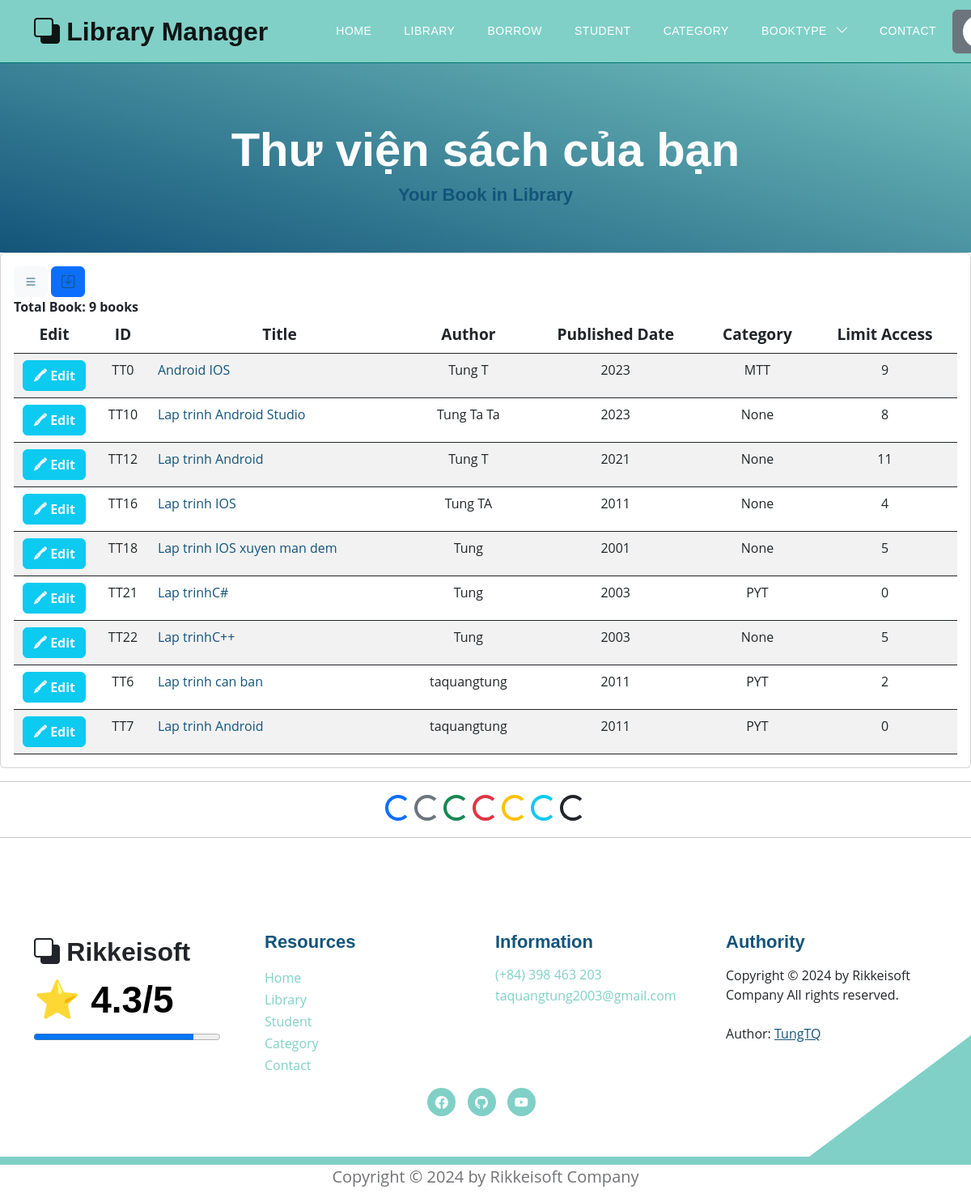
The app's page /books/all_my_books (signed in), older data.
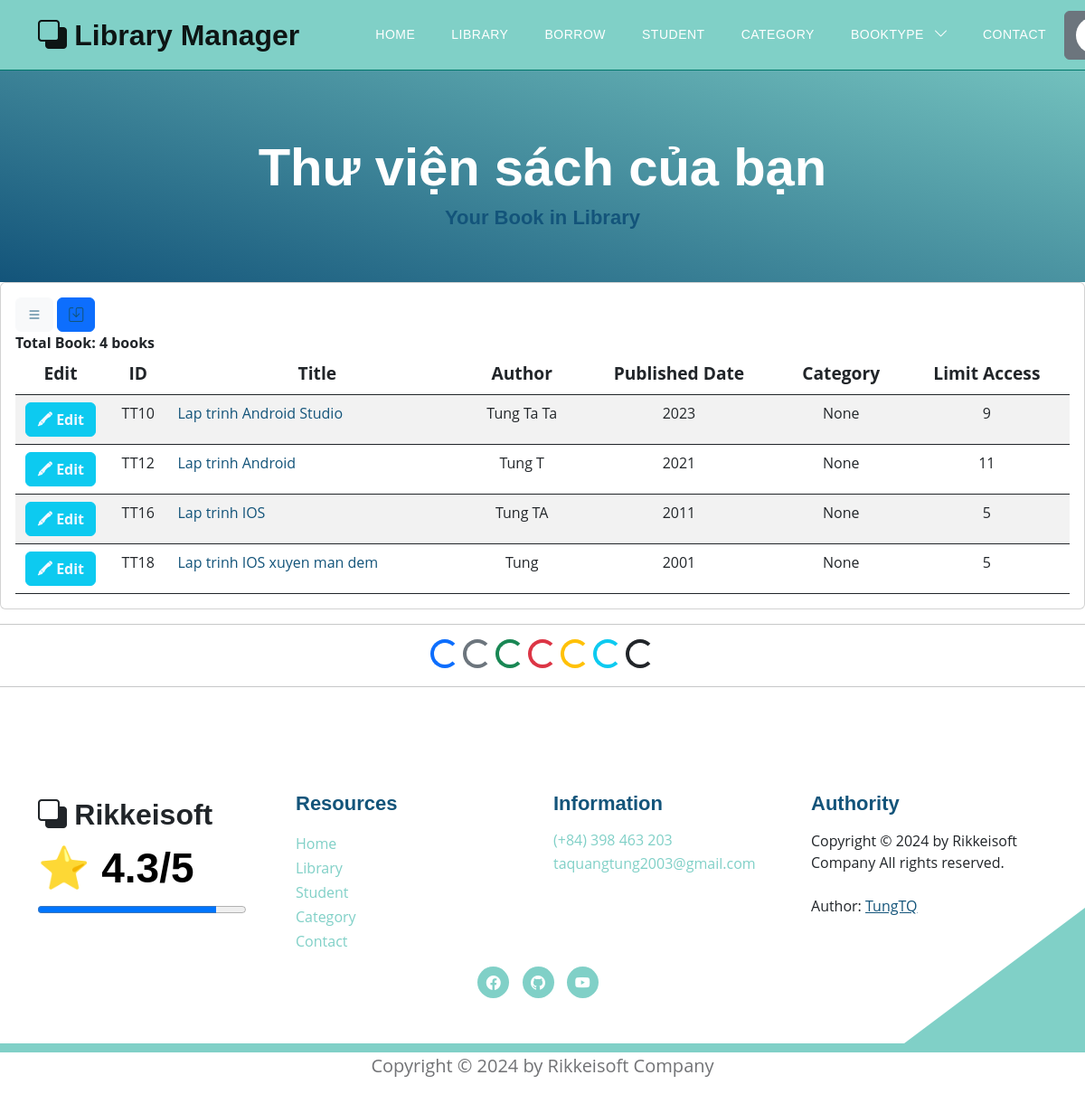
The same page, newer data.
### models.py (models this page shows, shortened)
class Book(Base):
    __tablename__ = 'books'
    username_id = Column(String(30), ForeignKey('users.username'), nullable=False)
    id_book = Column(String(30), primary_key=True, unique=True, index=True)         # Số thứ tự sách
    title = Column(String(100), index=True)      # Tiêu đề sách
    author = Column(String(100), index=True)     # Tác giả
    year = Column(Integer)                  # Năm xuất bản
    quantity_amount = Column(Integer, index=True, default=0)
    category_id = Column(String(10), ForeignKey('category.category_id'), nullable=False)
    insert_at = Column(DateTime, index=True)
    insert_id = Column(String(30), index=True)
    update_at = Column(DateTime,index=True)
    update_id = Column(String(30), index=True)
    delete_at = Column(DateTime,index=True)
    delete_id = Column(String(30), index=True)
    delete_flag = Column(Integer, index=True)
    image_book = Column(String(100), index=True, nullable=True)         # Đường dẫn tới ảnh của sách
    pdf_book = Column(String(100), index=True, nullable=True)           # Đường dẫn tới file PDF của sách
    user = relationship("User", back_populates="books")
    category = relationship("Category", back_populates="category_books")
    borrows = relationship("BorrowBook", back_populates="book_borrow")
    borrowfinal = relationship("BorrowBookFinal", back_populates="book_borrow_final")
    comments = relationship("CommentBook", back_populates="book")

class Category(Base):
    __tablename__ = 'category'
    category_id = Column(String(10), primary_key=True, index=True)
    category_name = Column(String(50), index=True)
    insert_at = Column(DateTime, index=True)
    insert_id = Column(String(30), index=True)
    update_at = Column(DateTime,index=True)
    update_id = Column(String(30), index=True)
    delete_at = Column(DateTime,index=True)
    delete_id = Column(String(30), index=True)
    delete_flag = Column(Integer, index=True)
    category_books = relationship("Book", back_populates="category")

### routers/borrow.py (the view)
@router.get('/books/all_my_books', response_class=HTMLResponse)
async def show_all_my_book(request: Request, token: str = Cookie(None), db: Session = Depends(models.get_db)):
    mean_star = function.get_mean_star(db)
    all_category2 = db.query(models.Category).filter(models.Category.delete_flag != 1).all()
    if token:
        decodeJSON = jwt.decode(token, "secret", algorithms=["HS256"])
        username = decodeJSON["username"]
        user = function.get_user(db, username)
        my_book = db.query(models.Book).filter(models.Book.insert_id == username,
                                               models.Book.delete_flag == 0).order_by(models.Book.id_book).all()
        total_my_book = len(my_book)
        return templates.TemplateResponse("books/bookme.html", {"request": request,
                                                                 "user": user,
                                                                 "my_book": my_book,
                                                                 "total_my_book": total_my_book,
                                                                 "mean_star": mean_star,
                                                                 "all_category2": all_category2})
    else:
        return templates.TemplateResponse("errors/error_template.html", {"request": request,
                                                                  "mean_star": mean_star,
                                                                  "error": "Page Not Found"})

### templates/books/bookme.html (shortened to what the changed rows need)
{% extends "base.html" %}
{% block content %}
<section class="hero-section d-flex justify-content-center align-items-center" id="section_1"
    style="padding-bottom: 50px;">
    <div class="container">
        <div class="row">
            <div class="col-lg-8 col-12 mx-auto">
                <h1 class="text-white text-center"> Thư viện sách của bạn </h1>
            </div>
        </div>
    </div>
</section>
<div class="card card-table comman-shadow">
    <div class="card-body">
        <div class="table-responsive">
            <div id="DataTables_Table_0_wrapper" class="dataTables_wrapper no-footer">
                <div class="row">
                    <div class="col-md-6">
                        <div class="dataTables_length" id="DataTables_Table_0_length">
                            <label> <b> Total Book: {{total_my_book}} books </b>
                            </label>
                        </div>
                    </div>
                </div>
                <table
                    class="table border-0 star-student table-hover table-center mb-0 datatable table-striped dataTable no-footer"
                    id="DataTables_Table_0" aria-describedby="DataTables_Table_0_info">
                    <thead class="student-thread">
                        <tr style="text-align: center; font-size:larger;">
                            <th style="width: 100px;">Edit</th>
                            <th rowspan="1" colspan="1"
                                aria-label="ID: activate to sort column ascending">ID</th>
                            <th rowspan="1" colspan="1"
                                aria-label="Title: activate to sort column ascending">Title</th>
                            <th rowspan="1" colspan="1"
                                aria-label="Author: activate to sort column ascending">Author</th>
                            <th rowspan="1" colspan="1"
                                aria-label="Published Date: activate to sort column ascending">Published Date</th>
                            <th rowspan="1" colspan="1"
                                aria-label="Category: activate to sort column ascending">Category</th>
                            <th rowspan="1" colspan="1"
                                aria-label="Action: activate to sort column ascending">Limit Access</th>
                        </tr>
                    </thead>
                    <tbody>
                        <form action="">
                            {% for book in my_book %}
                                <tr class="{% if loop.index is even %} even {% else %}odd{% endif %}">
                                    {% if request.cookies.get('token') %}
                                    <td style="text-align: center;">
                                        <button type="button" class="btn btn-info">
                                            <a href="/books/edit_book?id={{ book.id_book }}" style="color: aliceblue;"> <b>🖍 Edit</b> </a>
                                        </button>
                                    </td>
                                    {% endif %}
                                    <td style="text-align: center;">{{ book.id_book }}</td>
                                    <td> <a href="/books/detail_book?choice_book={{book.id_book}}">{{ book.title }}</a></td>
                                    <td style="text-align: center;">{{ book.author }}</td>
                                    <td style="text-align: center;">{{ book.year }}</td>
                                    <td style="text-align: center;">{{ book.category }}</td>
                                    <td style="text-align: center;">{{ book.quantity_amount }}</td>
                                </tr>
                            {% endfor %}
                        </form>
                    </tbody>
                </table>
            </div>
        </div>
    </div>
</div>
{% endblock content %}

Row changes from the older to the newer data that the page shows:
no longer on this page (row edited): Book: id_book "TT0", title "Android IOS", author "Tung T", year "2023", category "MTT", quantity_amount "9"
no longer on this page (row edited): Book: id_book "TT21", title "Lap trinhC#", author "Tung", year "2003", category "PYT", quantity_amount "0"
no longer on this page (row edited): Book: id_book "TT22", title "Lap trinhC++", author "Tung", year "2003", category "None", quantity_amount "5"
no longer on this page (row edited): Book: id_book "TT6", title "Lap trinh can ban", author "taquangtung", year "2011", category "PYT", quantity_amount "2"
no longer on this page (row edited): Book: id_book "TT7", title "Lap trinh Android", author "taquangtung", year "2011", category "PYT", quantity_amount "0"
changed Book "TT10": quantity_amount "8" → "9"
changed Book "TT16": quantity_amount "4" → "5"
Text that changed along with them:
{{ total_my_book }}: "9" → "4"
